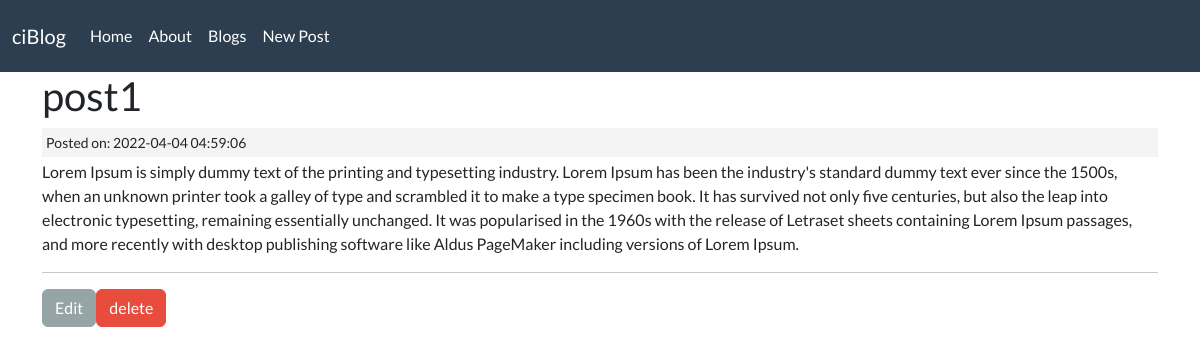
Screenshot of /posts/post-1 with the database file from the repository.
### tables this page shows
CREATE TABLE `posts` (
  `id` int(11) NOT NULL,
  `title` varchar(255) NOT NULL,
  `slug` varchar(255) NOT NULL,
  `body` text NOT NULL,
  `created_at` timestamp NOT NULL DEFAULT current_timestamp()
);

### application/controllers/Posts.php (called while the page is built, shortened)
<?php
    class Posts extends CI_Controller{
        public function view($slug = NULL){
            $data['post'] = $this->post_model->get_posts($slug);
            $data['title'] = $data['post']['title'];
            $this->load->view('templates/header');
            $this->load->view('posts/view', $data);
            $this->load->view('templates/footer');
        }
    }
?>

### index.php (called while the page is built, shortened)
<?php
require_once BASEPATH.'core/CodeIgniter.php';

### application/models/Post_model.php (called while the page is built, shortened)
<?php
    class Post_model extends CI_Model{
        public function get_posts($slug = FALSE){
            $query = $this->db->get_where('posts', array('slug' => $slug));
            return $query->row_array();
        }
    }
?>

### application/views/posts/view.php (the view)
<h2><?= $post['title'];?></h2>
<small class="post-date">Posted on: <?php echo $post['created_at']; ?></small>
<div class="post-body">
    <?= $post['body'];?>
</div>
<hr>
<a class="btn btn-secondary float-start" href="<?php echo base_url(); ?>posts/edit/<?php echo $post['slug']; ?>">Edit</a>
<?php echo form_open('posts/delete/'.$post['id']); ?>
<input type="submit" value='delete' class="btn btn-danger">
</form>

### assets/css/style.css (style rules this page uses)
.post-date { background: #f4f4f4; padding: 4px; margin: 3px 0; display: block; }

### rows the page displays
posts: title "post1", created_at "2022-04-04 04:59:06", body "Lorem Ipsum is simply dummy text of the printing and typesetting industry. Lorem Ipsum has been the industry's standard dummy text ever since the 1500s, when an unknown printer took a galley of type and scrambled it to make a type specimen book. It has survived not only five centuries, but also the leap into electronic typesetting, remaining essentially unchanged. It was popularised in the 1960s with the release of Letraset sheets containing Lorem Ipsum passages, and more recently with desktop publishing software like Aldus PageMaker including versions of Lorem Ipsum."
